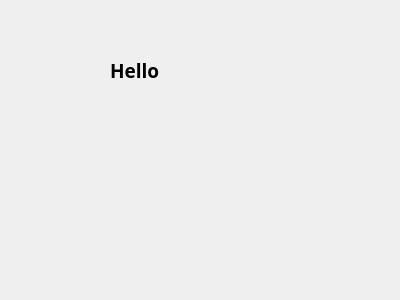
<?xml version="1.0" encoding="UTF-8"?>
<ui version="4.0">
 <class>Widget</class>
 <widget class="QWidget" name="Widget">
  <property name="geometry">
   <rect>
    <x>0</x>
    <y>0</y>
    <width>400</width>
    <height>300</height>
   </rect>
  </property>
  <property name="windowTitle">
   <string>Widget</string>
  </property>
  <widget class="QLabel" name="label">
   <property name="geometry">
    <rect>
     <x>110</x>
     <y>50</y>
     <width>81</width>
     <height>41</height>
    </rect>
   </property>
   <property name="font">
    <font>
     <family>Agency FB</family>
     <pointsize>14</pointsize>
     <weight>75</weight>
     <bold>true</bold>
    </font>
   </property>
   <property name="text">
    <string>Hello</string>
   </property>
  </widget>
 </widget>
 <layoutdefault spacing="6" margin="11"/>
 <resources/>
 <connections/>
</ui>
